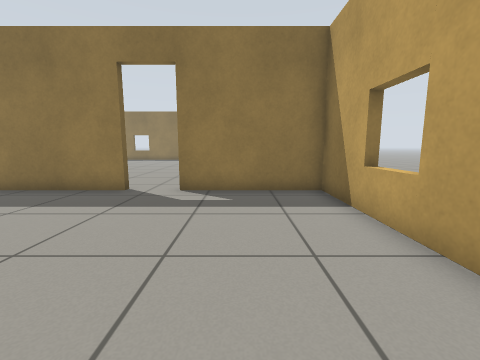
[1] (above)

19 first-person views from a walk through a robot-simulator world made for Gazebo. The camera is 0.72 m above the floor, tilts 8° down and sees 90° across. The floor is counted in squares, 0.5 m on a side. Each view is taken from the middle of a square. On the plan, view 1 faces up. The plan holds only what a view shows up to about 13 squares ahead; the rest is blank. The place goes on beyond the plan.

[2]
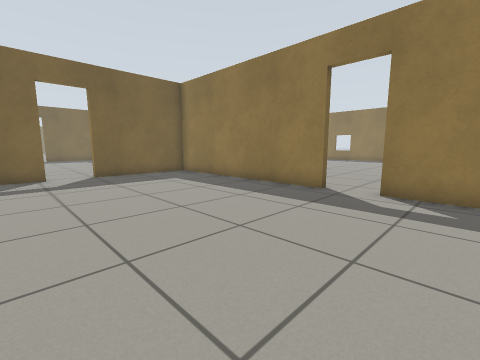

[3]
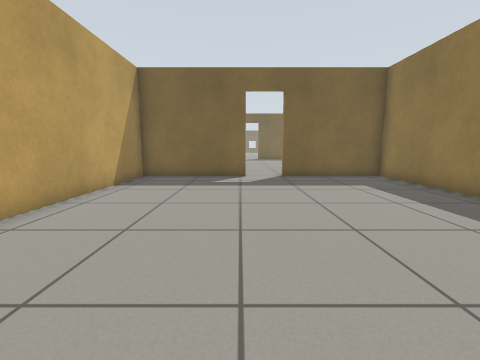

[4]
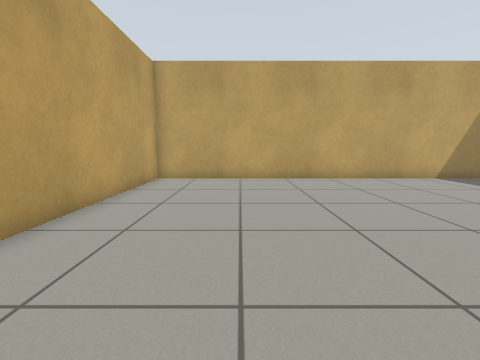

[5]
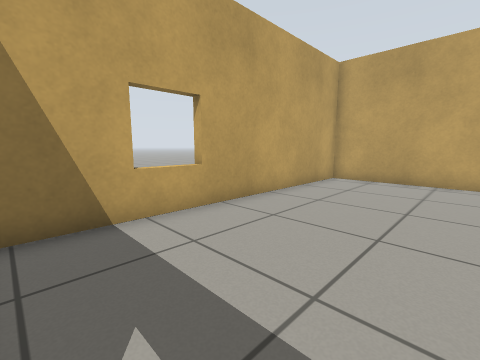

[6]
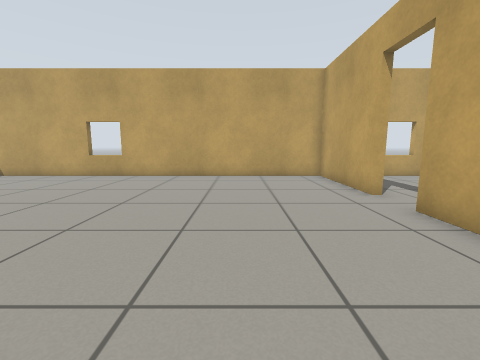

[7]
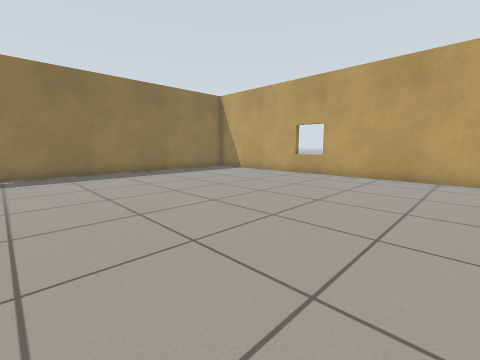

[8]
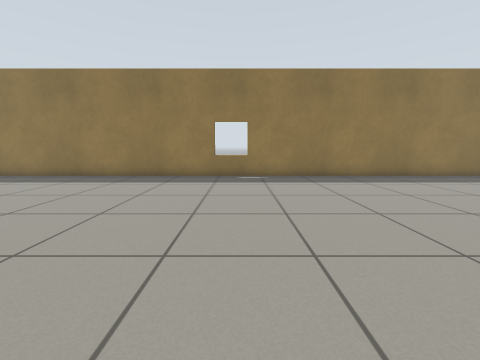

[9]
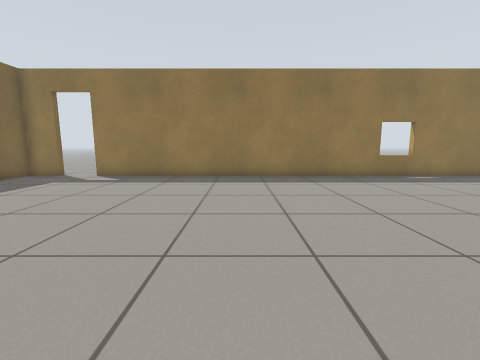

[10]
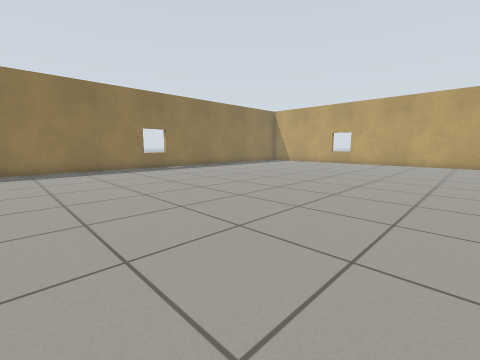

[11]
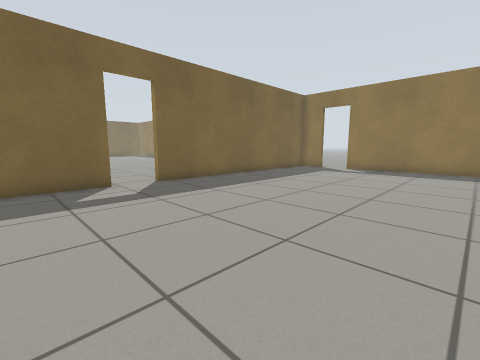

[12]
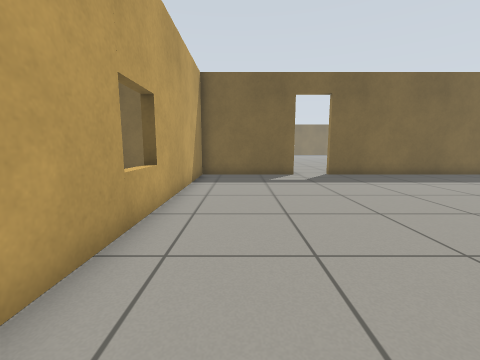

[13]
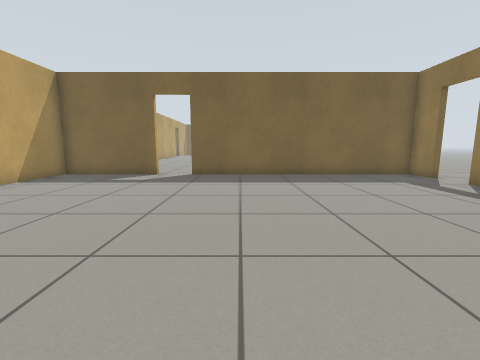

[14]
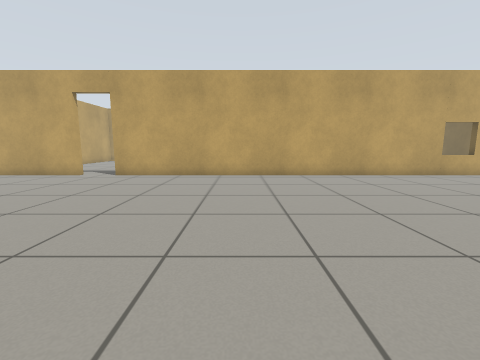

[15]
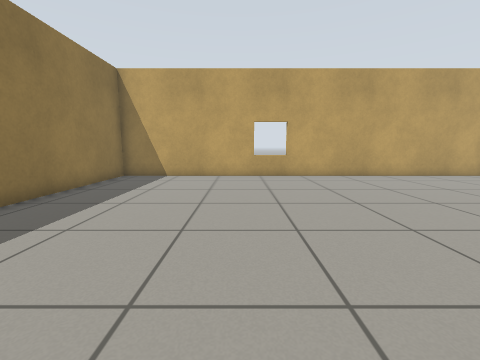

[16]
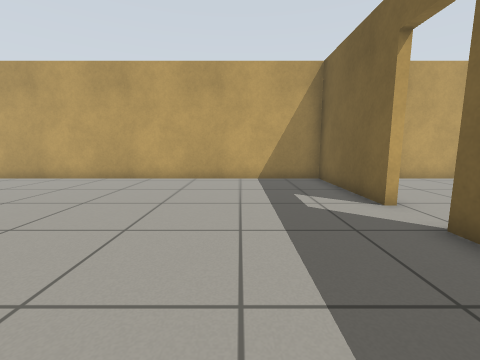

[17]
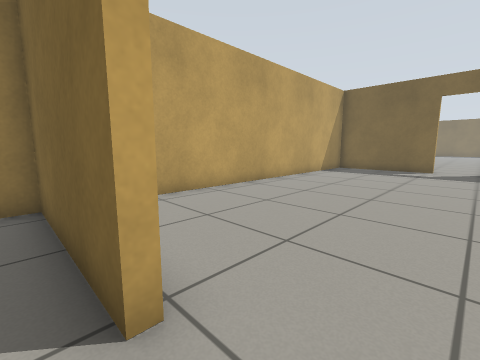

[18]
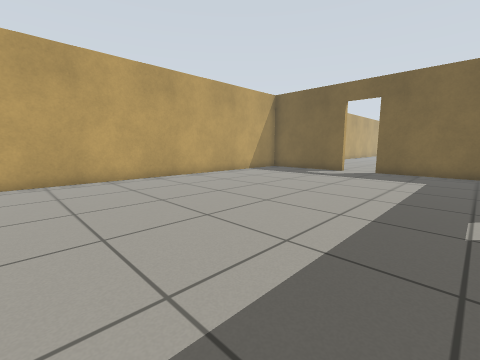

[19]
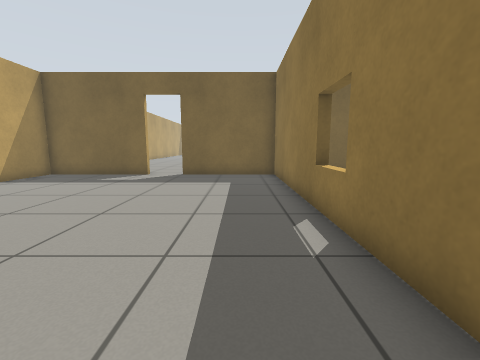

### Floor plan
Points are (right, up) in squares from view 1. A wall is a line through its corners. A room is listed if a view was taken in it or the views show most of it. See-through windows are left out.
Room 1 (views 1, 2, 3, 4, 5, 16, 17)
walls: (-3.8, 7.8) (-12.5, 7.8) (-12.5, 3); (-12.5, 1.4) (-12.5, -3.7) (2.7, -3.7) (2.7, 7.8) (-2, 7.8)
ways out: open door at (-2.5, 8) to room 2; open door at (-13, 2.5) to room 3
Room 2 (views 6, 7, 8, 9, 10, 11, 12, 13, 14, 15)
walls: (-2, 8.1) (2.7, 8.1) (2.7, 25.7) (-25.1, 25.7); (-28.2, 12.8) (-28.2, 8.1) (-3.8, 8.1); (-26.8, 25.7) (-28.2, 25.7) (-28.2, 14.6)
ways out: open door at (-2.5, 8) to room 1; open door at (-28, 13.5); open door at (-25.5, 26)
Room 3 (views 18, 19)
walls: (-17.5, 7.8) (-28.2, 7.8) (-28.2, 3); (-28.2, 1.3) (-28.2, -3.7) (-13.9, -3.7)
ways out: open door at (-13, 2.5) to room 1; open door at (-28, 2.5)

Positions as (right, up) in squares from view 1, and headings:
1: (0, 0), facing up
2: (0, 0), facing up-left
3: (-1, 1), facing left
4: (-1, 7), facing down
5: (-2, 7), facing down-right
6: (-9, 12), facing right
7: (-9, 12), facing up-right
8: (-10, 14), facing up
9: (-18, 14), facing up
10: (-18, 10), facing up-right
11: (-19, 10), facing up-left
12: (-16, 10), facing left
13: (-16, 17), facing left
14: (-10, 20), facing down
15: (-9, 20), facing right
16: (-9, 7), facing down
17: (-12, 3), facing down-left
18: (-14, 7), facing down-left
19: (-16, 6), facing left
